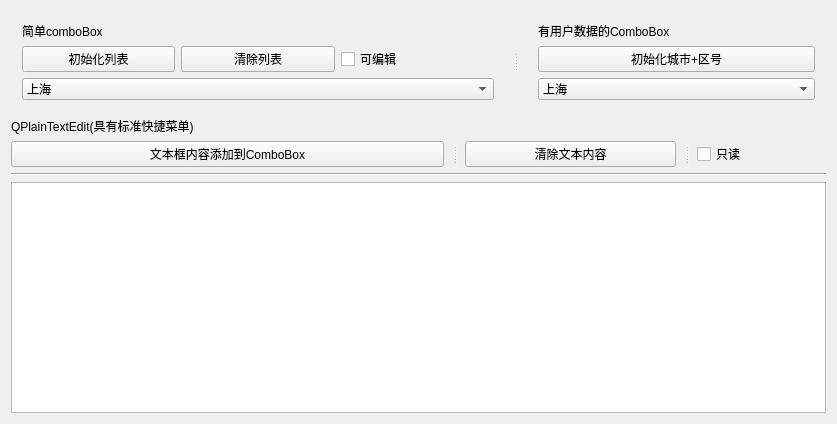
<?xml version="1.0" encoding="UTF-8"?>
<ui version="4.0">
 <class>Widget</class>
 <widget class="QWidget" name="Widget">
  <property name="geometry">
   <rect>
    <x>0</x>
    <y>0</y>
    <width>837</width>
    <height>424</height>
   </rect>
  </property>
  <property name="windowTitle">
   <string>Widget</string>
  </property>
  <layout class="QVBoxLayout" name="verticalLayout_5">
   <item>
    <layout class="QVBoxLayout" name="verticalLayout_4">
     <item>
      <widget class="QSplitter" name="splitter">
       <property name="orientation">
        <enum>Qt::Horizontal</enum>
       </property>
       <property name="handleWidth">
        <number>22</number>
       </property>
       <widget class="QWidget" name="">
        <layout class="QVBoxLayout" name="verticalLayout">
         <item>
          <widget class="QLabel" name="label">
           <property name="text">
            <string>简单comboBox</string>
           </property>
          </widget>
         </item>
         <item>
          <layout class="QGridLayout" name="gridLayout">
           <item row="0" column="2">
            <widget class="QCheckBox" name="checkBox">
             <property name="text">
              <string>可编辑</string>
             </property>
            </widget>
           </item>
           <item row="0" column="1">
            <widget class="QPushButton" name="pushButton_2">
             <property name="text">
              <string>清除列表</string>
             </property>
            </widget>
           </item>
           <item row="1" column="0" colspan="3">
            <widget class="QComboBox" name="comboBox">
             <item>
              <property name="text">
               <string>上海</string>
              </property>
             </item>
             <item>
              <property name="text">
               <string>北京</string>
              </property>
             </item>
             <item>
              <property name="text">
               <string>天津</string>
              </property>
             </item>
             <item>
              <property name="text">
               <string>兰州</string>
              </property>
             </item>
             <item>
              <property name="text">
               <string>济南</string>
              </property>
             </item>
             <item>
              <property name="text">
               <string>青岛</string>
              </property>
             </item>
            </widget>
           </item>
           <item row="0" column="0">
            <widget class="QPushButton" name="btnInitList">
             <property name="text">
              <string>初始化列表</string>
             </property>
            </widget>
           </item>
          </layout>
         </item>
        </layout>
       </widget>
       <widget class="QWidget" name="">
        <layout class="QVBoxLayout" name="verticalLayout_2">
         <item>
          <widget class="QLabel" name="label_2">
           <property name="text">
            <string>有用户数据的ComboBox</string>
           </property>
          </widget>
         </item>
         <item>
          <widget class="QPushButton" name="btnCityAreaCode">
           <property name="text">
            <string>初始化城市+区号</string>
           </property>
          </widget>
         </item>
         <item>
          <widget class="QComboBox" name="comboBox_2">
           <item>
            <property name="text">
             <string>上海</string>
            </property>
           </item>
           <item>
            <property name="text">
             <string>北京</string>
            </property>
           </item>
           <item>
            <property name="text">
             <string>天津</string>
            </property>
           </item>
           <item>
            <property name="text">
             <string>兰州</string>
            </property>
           </item>
           <item>
            <property name="text">
             <string>济南</string>
            </property>
           </item>
           <item>
            <property name="text">
             <string>青岛</string>
            </property>
           </item>
          </widget>
         </item>
        </layout>
       </widget>
      </widget>
     </item>
     <item>
      <layout class="QVBoxLayout" name="verticalLayout_3">
       <item>
        <widget class="QLabel" name="label_3">
         <property name="text">
          <string>QPlainTextEdit(具有标准快捷菜单)</string>
         </property>
        </widget>
       </item>
       <item>
        <widget class="QSplitter" name="splitter_2">
         <property name="orientation">
          <enum>Qt::Horizontal</enum>
         </property>
         <property name="handleWidth">
          <number>21</number>
         </property>
         <widget class="QPushButton" name="btnTextToComboBox">
          <property name="text">
           <string>文本框内容添加到ComboBox</string>
          </property>
         </widget>
         <widget class="QPushButton" name="pushButton_5">
          <property name="text">
           <string>清除文本内容</string>
          </property>
         </widget>
         <widget class="QCheckBox" name="checkBox_2">
          <property name="text">
           <string>只读</string>
          </property>
         </widget>
        </widget>
       </item>
      </layout>
     </item>
     <item>
      <widget class="Line" name="line">
       <property name="orientation">
        <enum>Qt::Horizontal</enum>
       </property>
      </widget>
     </item>
     <item>
      <widget class="QPlainTextEdit" name="plainTextEdit"/>
     </item>
    </layout>
   </item>
  </layout>
 </widget>
 <layoutdefault spacing="6" margin="11"/>
 <resources/>
 <connections/>
</ui>
